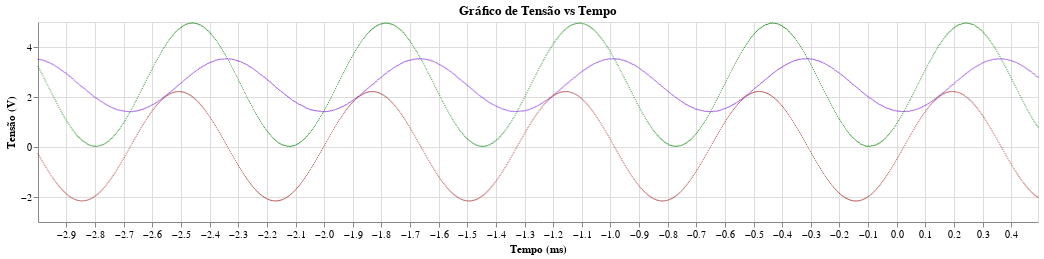
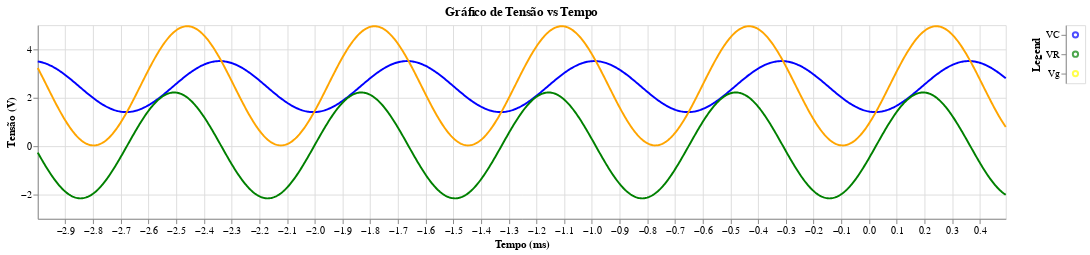

Notebook code cell kept with these figures, in order:
### Code cell
path = "datas/RC20.csv"
path_s = "results/RC/RC 1480/z RC - 1480.txt"
arg_1 = [2,10,3,10]
arg_2 = [4,10,3,10]
arg_vr = [2,10,3,-1]
path_graph = "results/RC/RC 1480/graph.png"
path_regres = "results/RC/RC 1480/regres.png"
aj.save_datas(path,path_s,path_graph,path_regres,argww=arg_1,argwww=arg_2,argvr=arg_vr)

### Figure 1 — Vega-Lite specification as saved in the notebook (floating-point values rounded to 4 significant figures; data arrays with more than 128 entries replaced by an {"elided": "..."} marker saying what was removed)
{"config": {"view": {"continuousWidth": 300, "continuousHeight": 300}}, "layer": [{"data": {"name": "data-47265afaa3d389ff6a3c74131ebcbe6c"}, "mark": {"type": "circle", "color": "blueviolet", "size": 1.5}, "encoding": {"x": {"field": "Time(s)", "scale": {"domain": [-2.999, 0.4935]}, "title": "Tempo (ms)", "type": "quantitative"}, "y": {"field": "CH2V", "title": "Tensão (V)", "type": "quantitative"}}, "title": "Gráfico de Tensão vs Tempo"}, {"data": {"name": "data-47265afaa3d389ff6a3c74131ebcbe6c"}, "mark": {"type": "circle", "color": "green", "size": 1.5}, "encoding": {"x": {"field": "Time(s)", "scale": {"domain": [-2.999, 0.4935]}, "title": "Tempo (ms)", "type": "quantitative"}, "y": {"field": "CH1V", "title": "Tensão (V)", "type": "quantitative"}}, "title": "Gráfico de Tensão vs Tempo"}, {"data": {"name": "data-04667685df970e38cdc9eb5cfbdc4a2f"}, "mark": {"type": "circle", "color": "brown", "size": 1.5}, "encoding": {"x": {"field": "Time(s)", "scale": {"domain": [-2.999, 0.4935]}, "title": "Tempo (ms)", "type": "quantitative"}, "y": {"field": "U", "title": "Tensão (V)", "type": "quantitative"}}, "title": "Gráfico de Tensão vs Tempo"}], "height": 200, "width": 1000, "$schema": "https://vega.github.io/schema/vega-lite/v5.20.1.json", "datasets": {"data-47265afaa3d389ff6a3c74131ebcbe6c": {"elided": "999 records"}, "data-04667685df970e38cdc9eb5cfbdc4a2f": {"elided": "999 records"}}}

### Figure 2 — Vega-Lite specification as saved in the notebook (floating-point values rounded to 4 significant figures; data arrays with more than 128 entries replaced by an {"elided": "..."} marker saying what was removed)
{"config": {"view": {"continuousWidth": 300, "continuousHeight": 300}}, "hconcat": [{"layer": [{"data": {"name": "data-6457e17e2ef3e679f32236b26069d560"}, "mark": {"type": "line", "color": "blue"}, "encoding": {"x": {"field": "Time(s)", "scale": {"domain": [-2.999, 0.4935]}, "title": "Tempo (ms)", "type": "quantitative"}, "y": {"field": "CH2V", "title": "Tensão (V)", "type": "quantitative"}}, "title": "Gráfico de Tensão vs Tempo"}, {"data": {"name": "data-28c7e24d2e1d5ad515c955617817ce94"}, "mark": {"type": "line", "color": "orange"}, "encoding": {"x": {"field": "Time(s)", "scale": {"domain": [-2.999, 0.4935]}, "title": "Tempo (ms)", "type": "quantitative"}, "y": {"field": "CH1V", "title": "Tensão (V)", "type": "quantitative"}}, "title": "Gráfico de Tensão vs Tempo"}, {"data": {"name": "data-b66f232901d64f06827467f76c1150d5"}, "mark": {"type": "line", "color": "green"}, "encoding": {"x": {"field": "Time(s)", "scale": {"domain": [-2.999, 0.4935]}, "title": "Tempo (ms)", "type": "quantitative"}, "y": {"field": "U", "title": "Tensão (V)", "type": "quantitative"}}, "title": "Gráfico de Tensão vs Tempo"}], "height": 200, "width": 1000}, {"data": {"name": "data-86a6f344ed55ecf08446f85bdc2cb8b7"}, "mark": {"type": "point"}, "encoding": {"color": {"field": "Color", "scale": null, "type": "nominal"}, "y": {"axis": {"title": "Legend"}, "field": "Category", "type": "nominal"}}}], "$schema": "https://vega.github.io/schema/vega-lite/v5.20.1.json", "datasets": {"data-6457e17e2ef3e679f32236b26069d560": {"elided": "1000 records"}, "data-28c7e24d2e1d5ad515c955617817ce94": {"elided": "1000 records"}, "data-b66f232901d64f06827467f76c1150d5": {"elided": "1000 records"}, "data-86a6f344ed55ecf08446f85bdc2cb8b7": [{"Category": "VC", "Color": "blue"}, {"Category": "Vg", "Color": "yellow"}, {"Category": "VR", "Color": "green"}]}}
